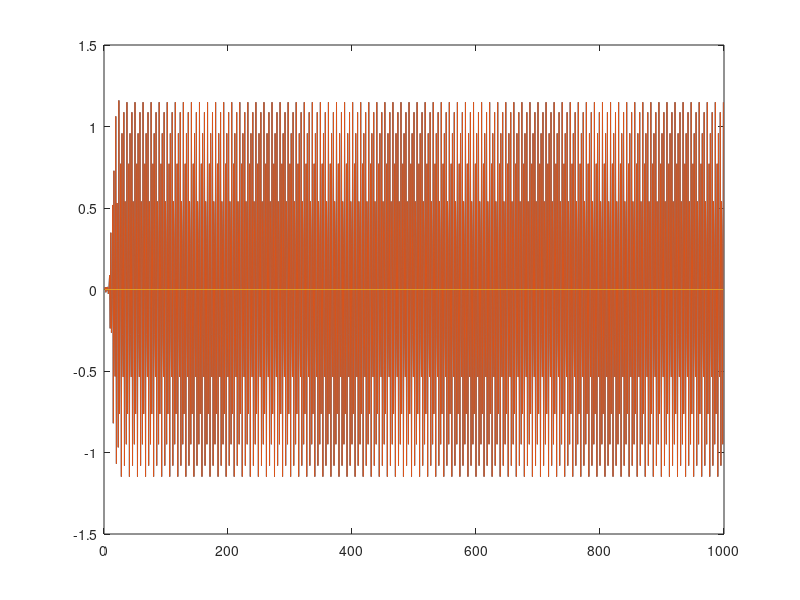

Reproduce this figure in MATLAB.
clear; close all;

% result
file_x = fopen('lab4out.txt','r');
A = fscanf(file_x,'%s');
fclose(file_x);
A = strsplit(A,{'\n'})';
A = char(A);
for i = 1:999
    temp(i,:) = A((i-1)*17+1:(i)*17);
end
A = temp;
A_str = num2str(A);
A_dec(A_str(:,1) == '1') = (131071-bin2dec(A_str(A_str(:,1) == '1',:))+1) * -1;
A_dec(A_str(:,1) ~= '1') = bin2dec(A_str(A_str(:,1) ~= '1',:));
A_dec = A_dec';

F = 15;
A_dec = A_dec ./ 2^F;

% converted
file_x = fopen('lab4x.txt','r');
B = fscanf(file_x,'%c');
fclose(file_x);
X = strsplit(B,{'\n'})';
X = char(X);

X_str = num2str(X);
X_dec(X_str(:,1) == '1') = (65535-bin2dec(X_str(X_str(:,1) == '1',:))+1) * -1;
X_dec(X_str(:,1) ~= '1') = bin2dec(X_str(X_str(:,1) ~= '1',:));
X_dec = X_dec';

F = 15;
X_dec = X_dec ./ 2^F;

% filter coeff
file_x = fopen('lab4coef.txt','r');
C = fscanf(file_x,'%c');
fclose(file_x);
C = strsplit(C,{'\n'})';
C = char(C);

C_str = num2str(C);
C_dec(C_str(:,1) == '1') = (65535-bin2dec(C_str(C_str(:,1) == '1',:))+1) * -1;
C_dec(C_str(:,1) ~= '1') = bin2dec(C_str(C_str(:,1) ~= '1',:));
C_dec = C_dec';

F = 15;
C_dec = C_dec ./ 2^F;

y_expected = filter(C_dec,1,X_dec);
figure,
plot(A_dec)
hold on
plot(y_expected)

error_pwr = (A_dec - y_expected).^2;
plot(error_pwr)

rmse = sqrt(sum((A_dec - y_expected).^2)/999)






